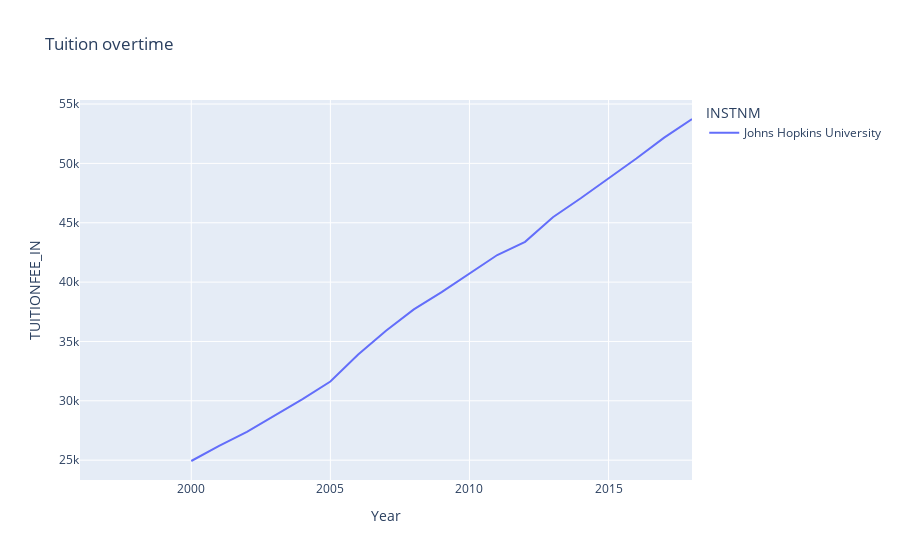

Notebook code cell kept with this figure:
### Code cell
fig6 = px.line(JHU_df2, x="Year", y="TUITIONFEE_IN", color='INSTNM', title = 'Tuition overtime')
fig6.show()

### Figure 1 — Plotly figure (JSON) as saved in the notebook; plotly's stock layout.template omitted (floating-point values rounded to 4 significant figures)
{"data": [{"hovertemplate": "INSTNM=Johns Hopkins University<br>Year=%{x}<br>TUITIONFEE_IN=%{y}<extra></extra>", "legendgroup": "Johns Hopkins University", "line": {"color": "#636efa", "dash": "solid"}, "mode": "lines", "name": "Johns Hopkins University", "showlegend": true, "type": "scatter", "x": [1996, 1997, 1998, 1999, 2000, 2001, 2002, 2003, 2004, 2005, 2006, 2007, 2008, 2009, 2010, 2011, 2012, 2013, 2014, 2015, 2016, 2017, 2018], "xaxis": "x", "y": [null, null, null, null, 24930, 26210, 27390, 28730, 30140, 31620, 33900, 35900, 37700, 39150, 40680, 42280, 43390, 45470, 47060, 48710, 50410, 52170, 53740], "yaxis": "y"}], "layout": {"legend": {"title": {"text": "INSTNM"}, "tracegroupgap": 0}, "title": {"text": "Tuition overtime"}, "xaxis": {"anchor": "y", "domain": [0, 1], "title": {"text": "Year"}}, "yaxis": {"anchor": "x", "domain": [0, 1], "title": {"text": "TUITIONFEE_IN"}}}}
